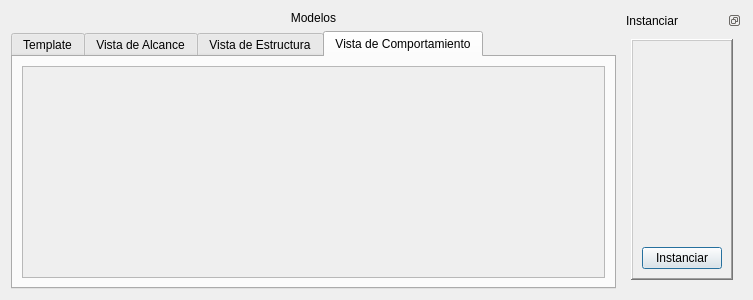
<?xml version="1.0" encoding="UTF-8"?>
<ui version="4.0">
 <class>InstantiatePatterns</class>
 <widget class="QDialog" name="InstantiatePatterns">
  <property name="geometry">
   <rect>
    <x>0</x>
    <y>0</y>
    <width>753</width>
    <height>300</height>
   </rect>
  </property>
  <property name="windowTitle">
   <string>Instanciar patrones</string>
  </property>
  <layout class="QHBoxLayout" name="horizontalLayout">
   <item>
    <layout class="QVBoxLayout" name="verticalLayout_12">
     <item>
      <widget class="QLabel" name="label_2">
       <property name="text">
        <string>Modelos</string>
       </property>
       <property name="alignment">
        <set>Qt::AlignCenter</set>
       </property>
       <property name="margin">
        <number>0</number>
       </property>
      </widget>
     </item>
     <item>
      <widget class="QTabWidget" name="tw_preview_2">
       <property name="currentIndex">
        <number>3</number>
       </property>
       <widget class="QWidget" name="template_3">
        <attribute name="title">
         <string>Template</string>
        </attribute>
        <layout class="QVBoxLayout" name="verticalLayout_13">
         <item>
          <widget class="QScrollArea" name="scrollArea_5">
           <property name="widgetResizable">
            <bool>true</bool>
           </property>
           <widget class="QWidget" name="scrollAreaWidgetContents_6">
            <property name="geometry">
             <rect>
              <x>0</x>
              <y>0</y>
              <width>98</width>
              <height>35</height>
             </rect>
            </property>
            <layout class="QVBoxLayout" name="verticalLayout_14">
             <item>
              <widget class="QLabel" name="lb_template_2">
               <property name="sizePolicy">
                <sizepolicy hsizetype="Preferred" vsizetype="Preferred">
                 <horstretch>0</horstretch>
                 <verstretch>0</verstretch>
                </sizepolicy>
               </property>
               <property name="text">
                <string/>
               </property>
              </widget>
             </item>
            </layout>
           </widget>
          </widget>
         </item>
        </layout>
       </widget>
       <widget class="QWidget" name="scope_2">
        <attribute name="title">
         <string>Vista de Alcance</string>
        </attribute>
        <layout class="QVBoxLayout" name="verticalLayout_15">
         <item>
          <widget class="QScrollArea" name="scrollArea_6">
           <property name="widgetResizable">
            <bool>true</bool>
           </property>
           <widget class="QWidget" name="scrollAreaWidgetContents_7">
            <property name="geometry">
             <rect>
              <x>0</x>
              <y>0</y>
              <width>98</width>
              <height>35</height>
             </rect>
            </property>
            <layout class="QVBoxLayout" name="verticalLayout_16">
             <item>
              <widget class="QLabel" name="lb_scope_2">
               <property name="text">
                <string/>
               </property>
              </widget>
             </item>
            </layout>
           </widget>
          </widget>
         </item>
        </layout>
       </widget>
       <widget class="QWidget" name="structure_2">
        <attribute name="title">
         <string>Vista de Estructura</string>
        </attribute>
        <layout class="QVBoxLayout" name="verticalLayout_17">
         <item>
          <widget class="QScrollArea" name="scrollArea_7">
           <property name="widgetResizable">
            <bool>true</bool>
           </property>
           <widget class="QWidget" name="scrollAreaWidgetContents_8">
            <property name="geometry">
             <rect>
              <x>0</x>
              <y>0</y>
              <width>98</width>
              <height>35</height>
             </rect>
            </property>
            <property name="sizePolicy">
             <sizepolicy hsizetype="Expanding" vsizetype="Expanding">
              <horstretch>0</horstretch>
              <verstretch>0</verstretch>
             </sizepolicy>
            </property>
            <layout class="QVBoxLayout" name="verticalLayout_18">
             <item>
              <widget class="QLabel" name="lb_structure_2">
               <property name="sizePolicy">
                <sizepolicy hsizetype="Expanding" vsizetype="Expanding">
                 <horstretch>0</horstretch>
                 <verstretch>0</verstretch>
                </sizepolicy>
               </property>
               <property name="text">
                <string/>
               </property>
              </widget>
             </item>
            </layout>
           </widget>
          </widget>
         </item>
        </layout>
       </widget>
       <widget class="QWidget" name="behavior_2">
        <attribute name="title">
         <string>Vista de Comportamiento</string>
        </attribute>
        <layout class="QVBoxLayout" name="verticalLayout_19">
         <item>
          <widget class="QScrollArea" name="scrollArea_8">
           <property name="widgetResizable">
            <bool>true</bool>
           </property>
           <widget class="QWidget" name="scrollAreaWidgetContents_9">
            <property name="geometry">
             <rect>
              <x>0</x>
              <y>0</y>
              <width>583</width>
              <height>198</height>
             </rect>
            </property>
            <layout class="QVBoxLayout" name="verticalLayout_20">
             <item>
              <widget class="QLabel" name="lb_behavior_2">
               <property name="text">
                <string/>
               </property>
              </widget>
             </item>
            </layout>
           </widget>
          </widget>
         </item>
        </layout>
       </widget>
      </widget>
     </item>
     <item>
      <layout class="QHBoxLayout" name="horizontalLayout_3"/>
     </item>
    </layout>
   </item>
   <item>
    <widget class="QDockWidget" name="dockWidget_2">
     <property name="sizePolicy">
      <sizepolicy hsizetype="Maximum" vsizetype="MinimumExpanding">
       <horstretch>0</horstretch>
       <verstretch>0</verstretch>
      </sizepolicy>
     </property>
     <property name="layoutDirection">
      <enum>Qt::LeftToRight</enum>
     </property>
     <property name="styleSheet">
      <string notr="true"/>
     </property>
     <property name="floating">
      <bool>false</bool>
     </property>
     <property name="features">
      <set>QDockWidget::DockWidgetFloatable|QDockWidget::DockWidgetMovable</set>
     </property>
     <property name="allowedAreas">
      <set>Qt::LeftDockWidgetArea|Qt::RightDockWidgetArea</set>
     </property>
     <property name="windowTitle">
      <string>Instanciar</string>
     </property>
     <widget class="QWidget" name="dockWidgetContents_3">
      <layout class="QVBoxLayout" name="verticalLayout_21">
       <item>
        <widget class="QScrollArea" name="sa_datos_2">
         <property name="styleSheet">
          <string notr="true"/>
         </property>
         <property name="frameShape">
          <enum>QFrame::WinPanel</enum>
         </property>
         <property name="frameShadow">
          <enum>QFrame::Raised</enum>
         </property>
         <property name="widgetResizable">
          <bool>true</bool>
         </property>
         <widget class="QWidget" name="scrollAreaWidgetContents_10">
          <property name="geometry">
           <rect>
            <x>0</x>
            <y>0</y>
            <width>98</width>
            <height>241</height>
           </rect>
          </property>
          <layout class="QVBoxLayout" name="verticalLayout_22">
           <item>
            <widget class="QFrame" name="frame_data_2">
             <property name="frameShape">
              <enum>QFrame::NoFrame</enum>
             </property>
             <property name="frameShadow">
              <enum>QFrame::Sunken</enum>
             </property>
            </widget>
           </item>
           <item>
            <widget class="QPushButton" name="pb_instantiate_2">
             <property name="sizePolicy">
              <sizepolicy hsizetype="Maximum" vsizetype="Fixed">
               <horstretch>0</horstretch>
               <verstretch>0</verstretch>
              </sizepolicy>
             </property>
             <property name="text">
              <string>Instanciar</string>
             </property>
            </widget>
           </item>
          </layout>
         </widget>
        </widget>
       </item>
      </layout>
     </widget>
    </widget>
   </item>
  </layout>
 </widget>
 <resources/>
 <connections/>
</ui>
